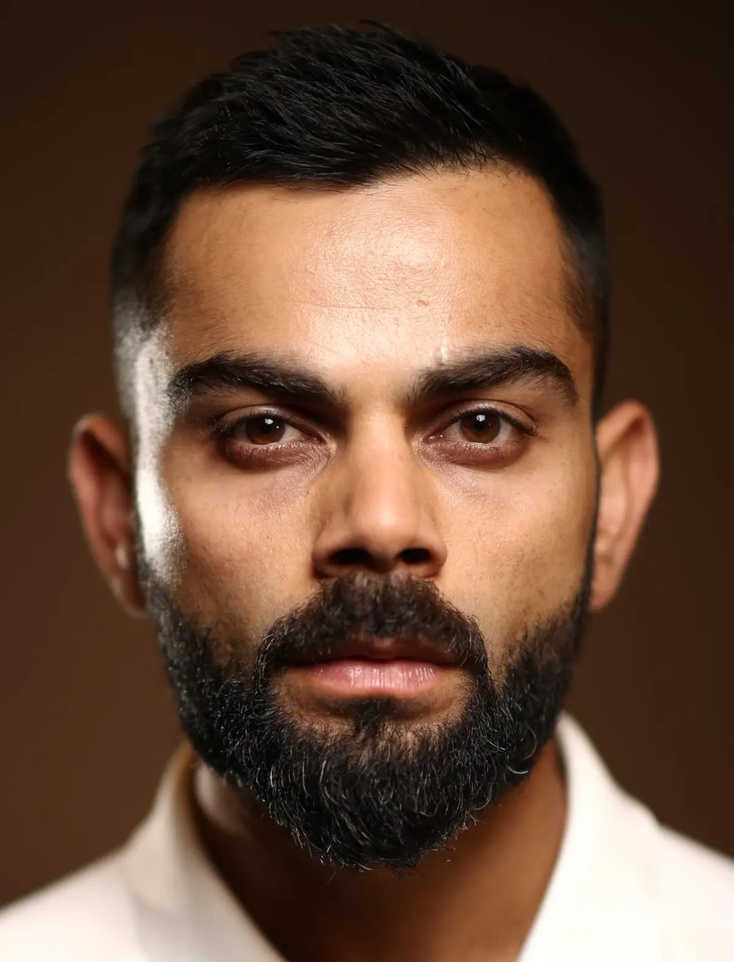
#> input picture Day1_Assignment_Vishvaa/test_images/test1.jpg, 734 x 962 px, shrunk from 1200 x 1573 before the run
$ python pencil_sketch.py
#> lines starting #> are read from the running program, lines starting #| are printed output that depends on the picture
#> the answer given: test_images/test1.jpg
#> the answer given: 100
import cv2
import numpy as np
import matplotlib.pyplot as plt


def pencil_sketch(image_path, blur_kernel=21):
    """
    Convert an image to pencil sketch effect.
    """
#> called with image_path = 'test_images/test1.jpg', blur_kernel = 100
    try:

        test_image = cv2.imread(image_path)
#> test_image is the input picture: shape (962, 734, 3); mean B, G, R 57.4, 74.8, 103.2
        if test_image is None:
            print("Image not found or invalid format")
            return None, None

        rgb_image = cv2.cvtColor(test_image, cv2.COLOR_BGR2RGB)
        gray = cv2.cvtColor(test_image, cv2.COLOR_BGR2GRAY)
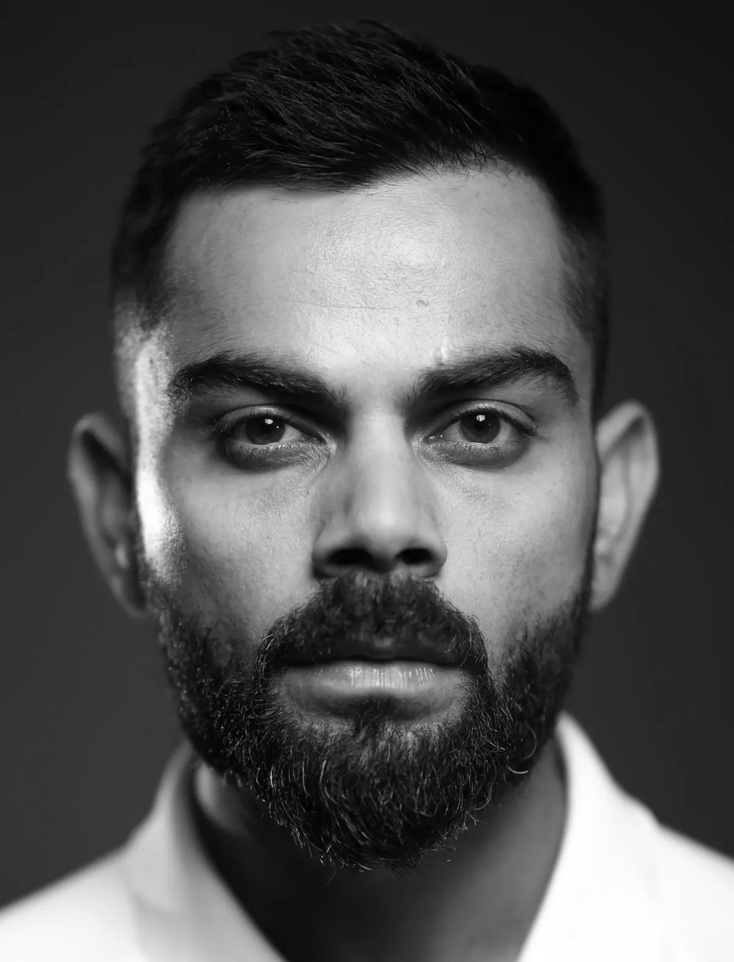
#> gray: shape (962, 734); min 0, max 255, mean 81.3

        inverted = 255 - gray
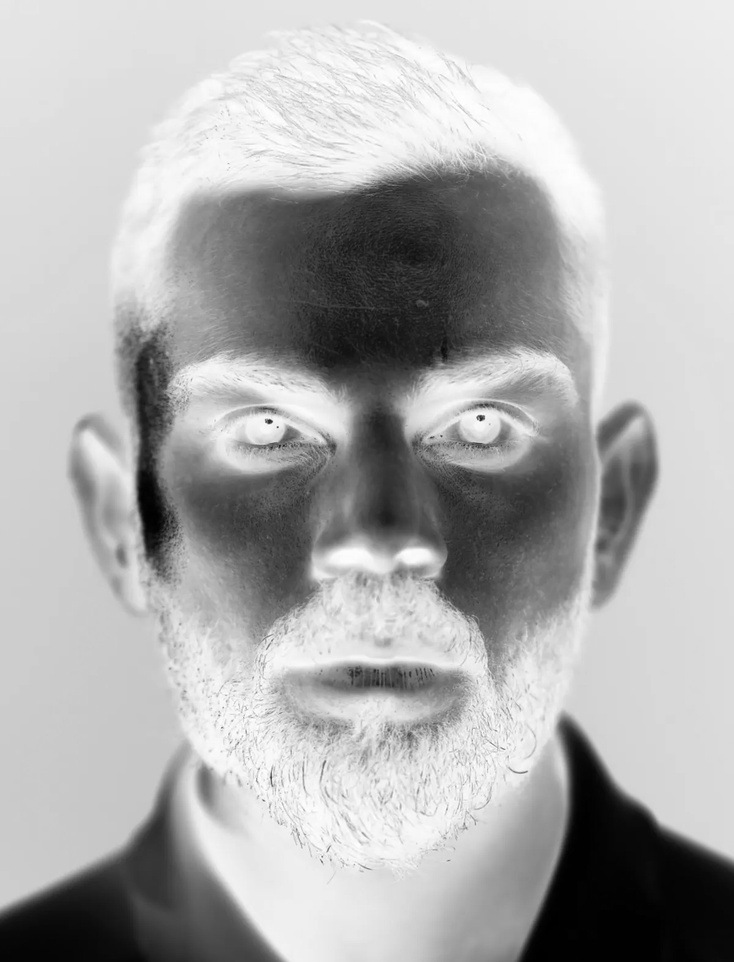
#> inverted: shape (962, 734); min 0, max 255, mean 173.7
        blurred = cv2.GaussianBlur(inverted, (blur_kernel, blur_kernel), 0)
        inverted_blur = 255 - blurred


        sketch = cv2.divide(
            gray.astype(np.float32),
            inverted_blur.astype(np.float32) + 1e-6,
            scale=256)

        sketch = np.clip(sketch, 0, 255).astype(np.uint8)

        return rgb_image, sketch

    except Exception as e:
        print("Error occurred:", e)
        return None, None


def display_result(original, sketch, save_path=None):
    """
    Display original and sketch side-by-side.

    Args:
        original: Original image (RGB)
        sketch: Sketch image (grayscale)
        save_path: Optional path to save the sketch
    """
    plt.figure(figsize=(8, 4))

    plt.subplot(1, 2, 1)
    plt.title("Original Image")
    plt.imshow(original)
    plt.axis("off")

    plt.subplot(1, 2, 2)
    plt.title("Pencil Sketch")
    plt.imshow(sketch, cmap="gray")
    plt.axis("off")

    plt.tight_layout()
    plt.show()

    if save_path:
        cv2.imwrite(save_path, sketch)


def main():
    """Main function to run the pencil sketch converter."""
    image_path = input("Enter image path: ")
    blur_kernel = int(input("Enter blur kernel size (odd number): "))

    original, sketch = pencil_sketch(image_path, blur_kernel)

    if original is None or sketch is None:
        print("Failed to generate sketch")
        return

    display_result(original, sketch, "sketch_output.jpg")


if __name__ == "__main__":
    main()
